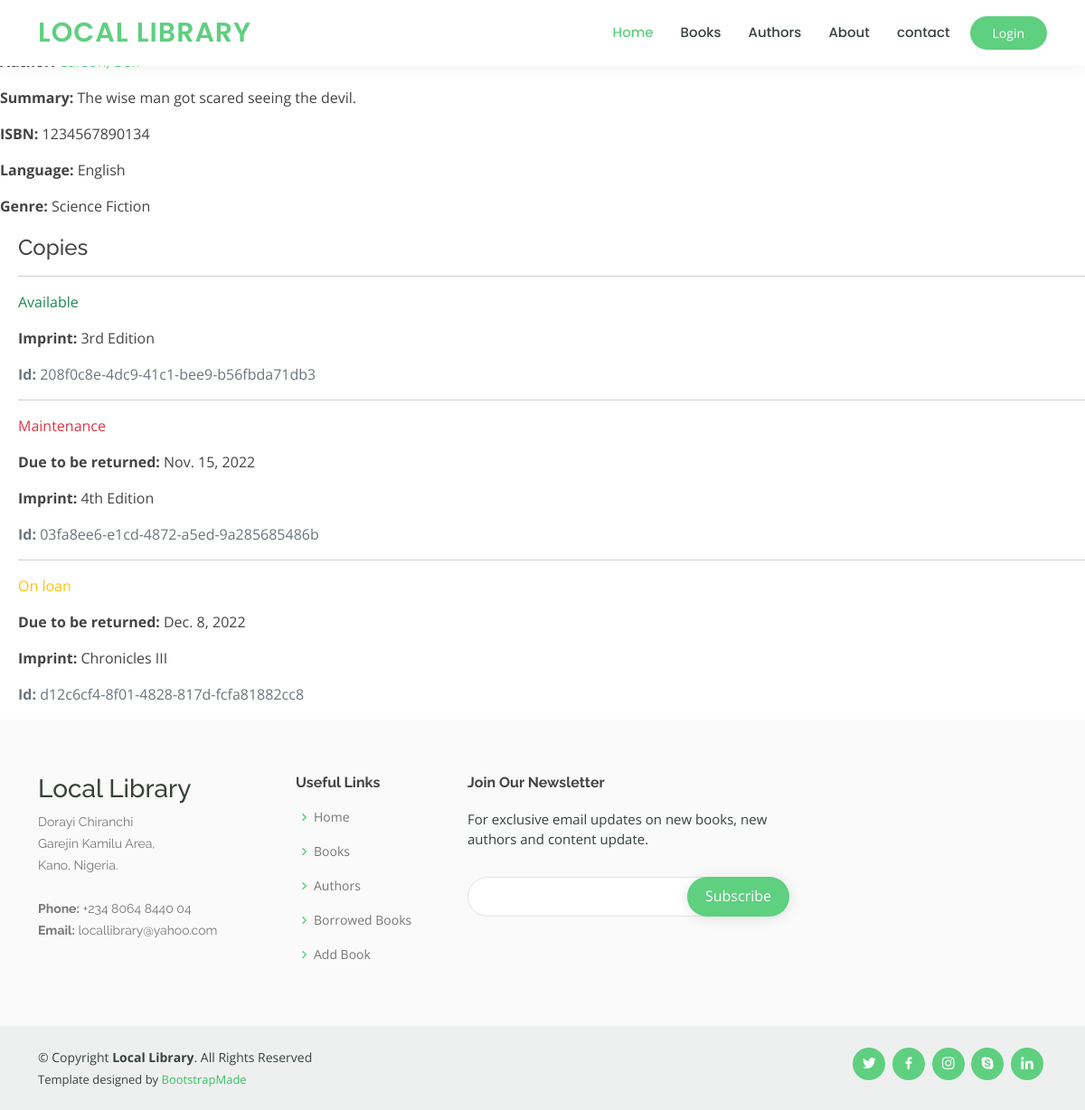
Page /catalog/book/1 on the earlier database version.
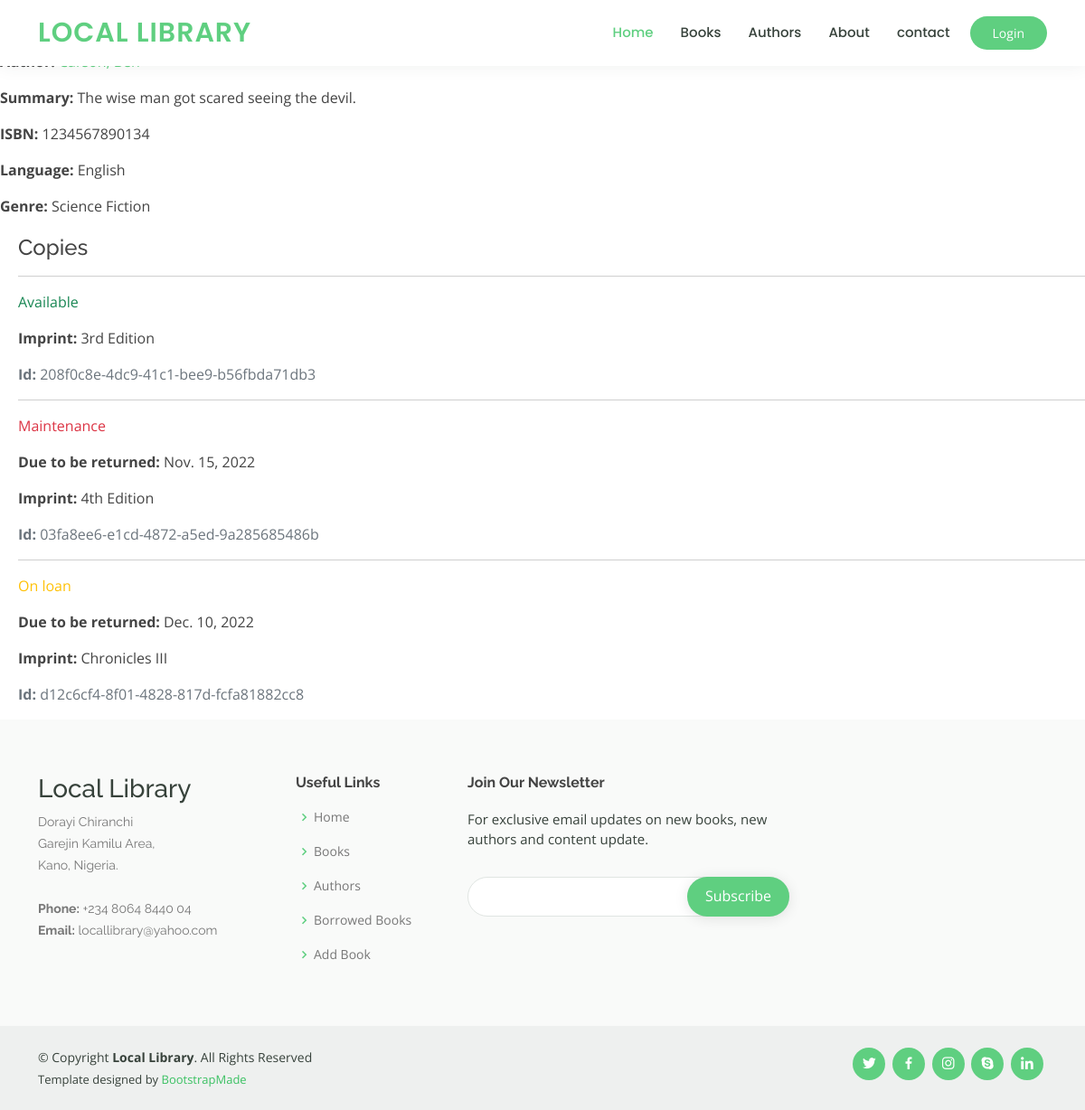
Same page on the later database version.
### catalog/models.py (models this page shows, shortened)
class Book(models.Model):
    title = models.CharField(max_length=200)
    author = models.ForeignKey(Author, on_delete=models.SET_NULL, null=True)
    summary = models.TextField(
        max_length=1000, help_text="Enter a brief description of the book")
    isbn = models.CharField("ISBN", max_length=13, unique=True,
                            help_text='13 characters <a href="https://www.isbn-international.org/content/what-isbn">ISBN number</a>')
    genre = models.ManyToManyField(
        Genre, help_text='Select a genre for this book')
    language = models.ForeignKey(
        Language, on_delete=models.SET_NULL, null=True)
    def display_genre(self):
        """Create a string for the Genre. This is required to display genre in Admin."""
        return ', '.join(genre.name for genre in self.genre.all()[:3])
    display_genre.short_description = "Genre"

class Language(models.Model):
    name = models.CharField(max_length=200,
                            help_text="Enter the book's natural language (e.g. English, French, Japanese etc.)")
    def __str__(self):
        return self.name

class Genre(models.Model):
    name = models.CharField(
        max_length=200, help_text="Enter a book genre e.g. Science Fiction")
    def __str__(self):
        return self.name

class BookInstance(models.Model):
    id = models.UUIDField(primary_key=True, default=uuid.uuid4,
                          help_text='Unique ID for this particular book across whole library')
    book = models.ForeignKey('Book', on_delete=models.RESTRICT, null=True)
    imprint = models.CharField(max_length=200)
    due_back = models.DateField(null=True, blank=True)
    borrower = models.ForeignKey(
        User, on_delete=models.SET_NULL, null=True, blank=True)
    LOAN_STATUS = (
        ('m', 'Maintenance'),
        ('o', 'On loan'),
        ('a', 'Available'),
        ('r', 'Reserved'),
    )
    status = models.CharField(
        max_length=1,
        choices=LOAN_STATUS,
        blank=True,
        default='m',
        help_text='Book availability',
    )
    class Meta:
        ordering = ['due_back']
        permissions = (("can_mark_returned", "Set book as returned"),)

### catalog/views.py (the view)
# urls.py: path('book/<int:pk>', views.BookDetailView.as_view(), name='book-detail'),
class BookDetailView(generic.DetailView):
    model = Book

### catalog/models.py (called while the page is built)
    def get_absolute_url(self):
        return reverse('author-detail', args=[str(self.id)])

    def __str__(self):
        return f'{self.last_name}, {self.first_name}'

### catalog/templates/catalog/book_detail.html
{% extends "base_generic.html" %}
{% block content %}
<h1>Title: {{ book.title }}</h1>
<p><strong>Author:</strong> <a href="{{ book.author.get_absolute_url }}">{{ book.author }}</a></p>
<p><strong>Summary:</strong> {{ book.summary }}</p>
<p><strong>ISBN:</strong> {{ book.isbn }}</p>
<p><strong>Language:</strong> {{ book.language }}</p>
<p><strong>Genre:</strong> {{ book.genre.all|join:", " }}</p>
<div style="margin-left:20px;margin-top:20px">
    <h4>Copies</h4>
    {% for copy in book.bookinstance_set.all %}
    <hr>
    <p
        class="{% if copy.status == 'a' %}text-success{% elif copy.status == 'm' %}text-danger{% else %}text-warning{% endif %}">
        {{ copy.get_status_display }}
    </p>
    {% if copy.status != 'a' %}
    <p><strong>Due to be returned:</strong> {{ copy.due_back }}</p>
    {% endif %}
    <p><strong>Imprint:</strong> {{ copy.imprint }}</p>
    <p class="text-muted"><strong>Id:</strong> {{ copy.id }}</p>
    {% endfor %}
</div>
{% endblock %}

### catalog/templates/base_generic.html (shortened to what this page needs)
<!DOCTYPE html>
<html lang="en">
<head>
    {% load static %}
    <link href="https://cdn.jsdelivr.net/npm/bootstrap@5.1.3/dist/css/bootstrap.min.css" rel="stylesheet"
>
    <link href="{% static 'assets/vendor/animate.css/animate.min.css' %}" rel="stylesheet">
    <link href="{% static 'assets/vendor/aos/aos.css' %}" rel="stylesheet">
    <link href="{% static 'assets/vendor/bootstrap/css/bootstrap.min.css' %}" rel="stylesheet">
    <link href="{% static 'assets/vendor/bootstrap-icons/bootstrap-icons.css' %}" rel="stylesheet">
    <link href="{% static 'assets/vendor/boxicons/css/boxicons.min.css' %}" rel="stylesheet">
    <link href="{% static 'assets/vendor/remixicon/remixicon.css' %}" rel="stylesheet">
    <link href="{% static 'assets/vendor/swiper/swiper-bundle.min.css' %}" rel="stylesheet">
    <link href="{% static 'assets/css/style.css' %}" rel="stylesheet">
</head>
<body>
    <header id="header" class="fixed-top">
        <div class="container d-flex align-items-center">
            <h1 class="logo me-auto"><a href="{% url 'index' %}">Local Library</a></h1>
            <nav id="navbar" class="navbar order-last order-lg-0">
                <ul>
                    <li><a class="active" href="{% url 'index' %}">Home</a></li>
                    <li><a href="{% url 'books' %}">Books</a></li>
                    <li><a href="{% url 'authors' %}">Authors</a></li>
                    <li><a href="#">About</a></li>
                    <li><a href="#">contact</a></li>
                </ul>
            </nav>
            {% if not user.is_authenticated %}
            <a href="{% url 'login' %}?next={{ request.path }}" class="get-started-btn">Login</a>
            {% endif %}
        </div>
    </header>
    {% block content %}{% endblock %}
    <footer id="footer">
        <div class="footer-top">
            <div class="container">
                <div class="row">
                    <div class="col-lg-3 col-md-6 footer-contact">
                        <h3>Local Library</h3>
                        <p>
                            Dorayi Chiranchi <br>
                            Garejin Kamilu Area,<br>
                            Kano, Nigeria. <br><br>
                            <strong>Phone:</strong> +234 8064 8440 04<br>
                            <strong>Email:</strong> locallibrary@yahoo.com<br>
                        </p>
                    </div>
                    <div class="col-lg-2 col-md-6 footer-links">
                        <h4>Useful Links</h4>
                        <ul>
                            <li><i class="bx bx-chevron-right"></i> <a href="#">Home</a></li>
                            <li><i class="bx bx-chevron-right"></i> <a href="#">Books</a></li>
                            <li><i class="bx bx-chevron-right"></i> <a href="#">Authors</a></li>
                            <li><i class="bx bx-chevron-right"></i> <a href="#">Borrowed Books</a></li>
                            <li><i class="bx bx-chevron-right"></i> <a href="#">Add Book</a></li>
                        </ul>
                    </div>
                    <div class="col-lg-4 col-md-6 footer-newsletter">
                        <h4>Join Our Newsletter</h4>
                        <p>For exclusive email updates on new books, new authors and content update.</p>
                        <form action="" method="post">
                            <input type="email" name="email"><input type="submit" value="Subscribe">
                        </form>
                    </div>
                </div>
            </div>
        </div>
        <div class="container d-md-flex py-4">
            <div class="me-md-auto text-center text-md-start">
                <div class="copyright">
                    &copy; Copyright <strong><span>Local Library</span></strong>. All Rights Reserved
                </div>
                <div class="credits">
                    Template designed by <a href="#">BootstrapMade</a>
                </div>
            </div>
            <div class="social-links text-center text-md-right pt-3 pt-md-0">
                <a href="#" class="twitter"><i class="bx bxl-twitter"></i></a>
                <a href="#" class="facebook"><i class="bx bxl-facebook"></i></a>
                <a href="#" class="instagram"><i class="bx bxl-instagram"></i></a>
                <a href="#" class="google-plus"><i class="bx bxl-skype"></i></a>
                <a href="#" class="linkedin"><i class="bx bxl-linkedin"></i></a>
            </div>
        </div>
    </footer>
</body>
</html>

### catalog/static/assets/css/style.css (style rules this page uses)
body { font-family: "Open Sans", sans-serif; color: #444444; }
a { color: #5fcf80; text-decoration: none; }
h1, h2, h3, h4, h5, h6 { font-family: "Raleway", sans-serif; }
#header { background: #fff; transition: all 0.5s; z-index: 997; padding: 15px 0; box-shadow: 0px 0 18px rgba(55, 66, 59, 0.08); }
#header .logo { font-size: 30px; margin: 0; padding: 0; line-height: 1; font-weight: 600; letter-spacing: 1px; text-transform: uppercase; font-family: "Poppins", sans-serif; }
#header .logo a { color: #5fcf80; }
.get-started-btn { margin-left: 22px; background: #5fcf80; color: #fff; border-radius: 50px; padding: 8px 25px; white-space: nowrap; transition: 0.3s; font-size: 14px; display: inline-block; }
.navbar { padding: 0; }
.navbar ul { margin: 0; padding: 0; display: flex; list-style: none; align-items: center; }
.navbar li { position: relative; }
.navbar a, .navbar a:focus { display: flex; align-items: center; justify-content: space-between; padding: 10px 0 10px 30px; font-family: "Poppins", sans-serif; font-size: 15px; font-weight: 500; color: #37423b; white-space: nowrap; transition: 0.3s; }
.navbar a:hover, .navbar .active, .navbar .active:focus, .navbar li:hover>a { color: #5fcf80; }
#footer { color: #37423b; font-size: 14px; background: #eef0ef; }
#footer .footer-top { padding: 60px 0 30px 0; background: #f9faf9; }
#footer .footer-top .footer-contact { margin-bottom: 30px; }
#footer .footer-top .footer-contact p { font-size: 14px; line-height: 24px; margin-bottom: 0; font-family: "Raleway", sans-serif; color: #777777; }
#footer .footer-top h4 { font-size: 16px; font-weight: bold; color: #444444; position: relative; padding-bottom: 12px; }
#footer .footer-top .footer-links { margin-bottom: 30px; }
#footer .footer-top .footer-links ul { list-style: none; padding: 0; margin: 0; }
#footer .footer-top .footer-links ul i { padding-right: 2px; color: #5fcf80; font-size: 18px; line-height: 1; }
#footer .footer-top .footer-links ul li { padding: 10px 0; display: flex; align-items: center; }
#footer .footer-top .footer-links ul li:first-child { padding-top: 0; }
#footer .footer-top .footer-links ul a { color: #777777; transition: 0.3s; display: inline-block; line-height: 1; }
#footer .footer-newsletter { font-size: 15px; }
#footer .footer-newsletter h4 { font-size: 16px; font-weight: bold; color: #444444; position: relative; padding-bottom: 12px; }
#footer .footer-newsletter form { margin-top: 30px; background: #fff; padding: 6px 10px; position: relative; border-radius: 50px; text-align: left; border: 1px solid #e0e5e2; }
#footer .footer-newsletter form input[type=email] { border: 0; padding: 4px 8px; width: calc(100% - 100px); }
#footer .footer-newsletter form input[type=submit] { position: absolute; top: -1px; right: -1px; bottom: -1px; border: 0; background: none; font-size: 16px; padding: 0 20px 2px 20px; background: #5fcf80; color: #fff; transition: 0.3s; border-radius: 50px; box-shadow: 0px 2px 15px rgba(0, 0, 0, 0.1); }
#footer .credits { padding-top: 5px; font-size: 13px; }
#footer .credits a { color: #3ac162; transition: 0.3s; }
#footer .social-links a { font-size: 18px; display: inline-block; background: #5fcf80; color: #fff; line-height: 1; padding: 8px 0; margin-right: 4px; border-radius: 50%; text-align: center; width: 36px; height: 36px; transition: 0.3s; }

Differences in the rows shown:
changed BookInstance "On loan": due_back "Dec. 8, 2022" → "Dec. 10, 2022"
